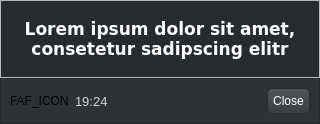
<?xml version="1.0" encoding="UTF-8"?>
<ui version="4.0">
 <class>Dialog</class>
 <widget class="QDialog" name="Dialog">
  <property name="geometry">
   <rect>
    <x>0</x>
    <y>0</y>
    <width>320</width>
    <height>124</height>
   </rect>
  </property>
  <property name="windowTitle">
   <string>Notification</string>
  </property>
  <property name="styleSheet">
   <string notr="true">QDialog {
	
	background-color: #272b30;
}

QPushButton {
	background-color: qlineargradient(spread:pad, x1:0, y1:0, x2:0, y2:1, stop:0 #52575c, stop:1 #3a3e41);

   border: none;
	color:#ffffff;
	padding:5px;
	border-radius : 5px;
   border: 1px solid #272b30;
}

QPushButton:hover {
	color: #3a3f44;
  background-color: #e6e6e6;
}


 *[warning=&quot;true&quot;]
{
	color:lightgrey;
	font-size:8pt;
}


 *[titleLabel=&quot;true&quot;]
{
	color:lightgrey;
	font-size:12pt;
	margin-right: 15px;
	font-family: Verdana;
	padding-bottom:5px;
}

 *[windowControlBtn=&quot;true&quot;]
{
	background-color: rgba(0,0,0,0);
	width: 18px;
	height: 18px;
	
}</string>
  </property>
  <layout class="QVBoxLayout" stretch="1,0">
   <property name="spacing">
    <number>0</number>
   </property>
   <property name="margin">
    <number>0</number>
   </property>
   <item>
    <widget class="QFrame" name="frame_2">
     <property name="frameShape">
      <enum>QFrame::StyledPanel</enum>
     </property>
     <property name="frameShadow">
      <enum>QFrame::Raised</enum>
     </property>
     <layout class="QVBoxLayout" name="_2">
      <item>
       <widget class="QLabel" name="labelEvent">
        <property name="styleSheet">
         <string notr="true">QLabel {
	color: rgb(255, 255, 255);
    font-weight: bold;
    font-family: Verdana; 
    font-size:13pt;
}


</string>
        </property>
        <property name="text">
         <string>Lorem ipsum dolor sit amet, consetetur sadipscing elitr</string>
        </property>
        <property name="alignment">
         <set>Qt::AlignCenter</set>
        </property>
        <property name="wordWrap">
         <bool>true</bool>
        </property>
       </widget>
      </item>
     </layout>
    </widget>
   </item>
   <item>
    <widget class="QFrame" name="frame">
     <property name="layoutDirection">
      <enum>Qt::LeftToRight</enum>
     </property>
     <property name="styleSheet">
      <string notr="true">QFrame {
	background-color: #2e3236;
}</string>
     </property>
     <property name="frameShape">
      <enum>QFrame::StyledPanel</enum>
     </property>
     <property name="frameShadow">
      <enum>QFrame::Raised</enum>
     </property>
     <layout class="QHBoxLayout" name="_3">
      <item>
       <widget class="QLabel" name="labelIcon">
        <property name="text">
         <string>FAF_ICON</string>
        </property>
       </widget>
      </item>
      <item>
       <widget class="QLabel" name="labelTime">
        <property name="styleSheet">
         <string notr="true">QLabel {
	color: lightgrey;
	font-size: 13px;
}</string>
        </property>
        <property name="text">
         <string>19:24</string>
        </property>
       </widget>
      </item>
      <item>
       <spacer name="horizontalSpacer">
        <property name="orientation">
         <enum>Qt::Horizontal</enum>
        </property>
        <property name="sizeHint" stdset="0">
         <size>
          <width>40</width>
          <height>20</height>
         </size>
        </property>
       </spacer>
      </item>
      <item>
       <widget class="QPushButton" name="pushButton">
        <property name="text">
         <string>Close</string>
        </property>
       </widget>
      </item>
     </layout>
    </widget>
   </item>
  </layout>
 </widget>
 <resources/>
 <connections>
  <connection>
   <sender>pushButton</sender>
   <signal>clicked()</signal>
   <receiver>Dialog</receiver>
   <slot>hide()</slot>
   <hints>
    <hint type="sourcelabel">
     <x>159</x>
     <y>109</y>
    </hint>
    <hint type="destinationlabel">
     <x>199</x>
     <y>99</y>
    </hint>
   </hints>
  </connection>
 </connections>
</ui>
